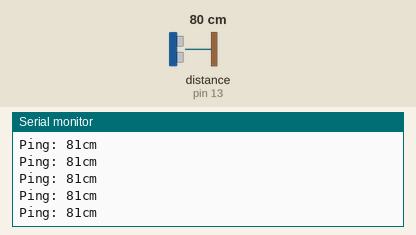
The sketch below on a simulated Arduino Uno, built with avr-gcc and run on an emulated ATmega328P. Parts: the last lines printed to the serial monitor. The test bench sets the inputs (shaded band); at power-on: distance to the obstacle (sensor on pin 13) 80 cm. The echo pulse lasts 58.3 µs per cm.

Above: at 1.2 s.
1.3 s: distance to the obstacle (sensor on pin 13) set to 2 cm
At 1.53 s:
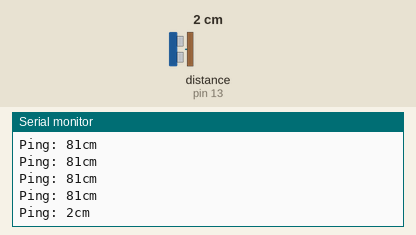
2.8 s: distance to the obstacle (sensor on pin 13) set to 4 cm
At 2.88 s:
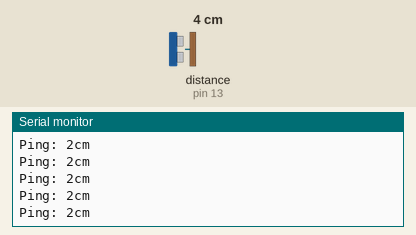
Timing chart, 0 to 5.8 s (numbered marks = the images above; inputs shaded):
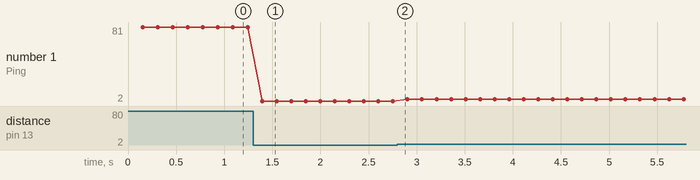

The sketch:

HC-SR05_Basic.ino
```cpp
#include <NewPing.h>
#define TRIGGER_PIN  12  // Arduino pin tied to trigger pin on the ultrasonic sensor.
#define ECHO_PIN     13  // Arduino pin tied to echo pin on the ultrasonic sensor.
#define MAX_DISTANCE 200 // Maximum distance we want to ping for (in centimeters). Maximum sensor distance is rated at 400-500cm.

NewPing sonar(TRIGGER_PIN, ECHO_PIN, MAX_DISTANCE); // NewPing setup of pins and maximum distance.

void setup() {
  Serial.begin(115200); // Open serial monitor at 115200 baud to see ping results.
}

void loop() {
  delay(150);                      // Wait 50ms between pings (about 20 pings/sec). 29ms should be the shortest delay between pings.
  unsigned int uS = sonar.ping(); // Send ping, get ping time in microseconds (uS).
  Serial.print("Ping: ");
  Serial.print(sonar.convert_cm(uS)); // Convert ping time to distance and print result (0 = outside set distance range, no ping echo)
  Serial.println("cm");
}
```

Measured:
- after the input at 1.3 s, the serial monitor: prints a new line after 0.10 s (image 1)
- plotted number 1: 81 → 2 after the input at 1.3 s, 2 → 4 after the input at 2.8 s
